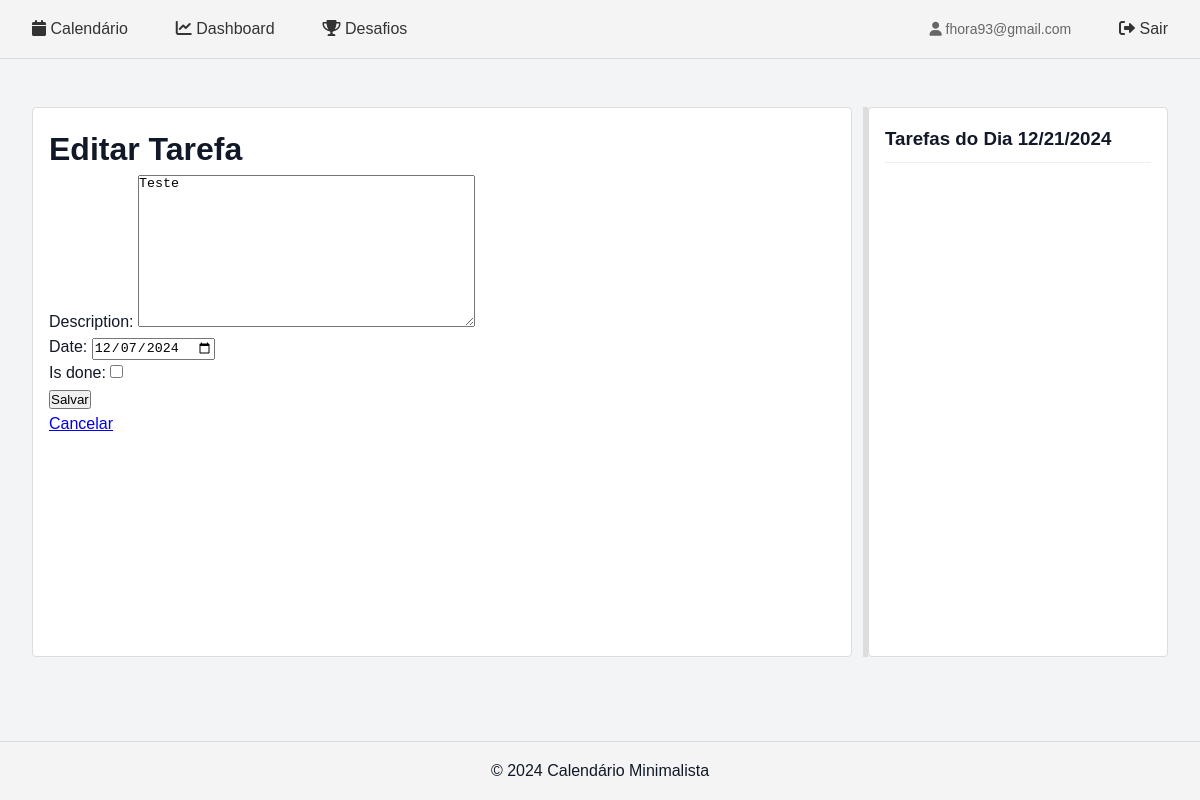
/tasks/2/update/ (signed in), run on the app's committed database.
### calendario/models.py (models this page shows, shortened)
class CustomUser(AbstractUser):
    username = None
    email = models.EmailField(unique=True)
    groups = models.ManyToManyField(
        'auth.Group',
        related_name='customuser_set',
        blank=True,
        help_text='The groups this user belongs to.',
        verbose_name='groups',
    )
    user_permissions = models.ManyToManyField(
        'auth.Permission',
        related_name='customuser_set',
        blank=True,
        help_text='Specific permissions for this user.',
        verbose_name='user permissions',
    )
    USERNAME_FIELD = 'email'
    REQUIRED_FIELDS = []

class Task(models.Model):
    RECURRENCE_CHOICES = [
        ('none', 'Sem recorrência'),
        ('daily', 'Diariamente'),
        ('weekly', 'Semanalmente'),
        ('monthly', 'Mensalmente'),
    ]
    WEEKDAYS = [
        (0, 'Segunda'),
        (1, 'Terça'),
        (2, 'Quarta'),
        (3, 'Quinta'),
        (4, 'Sexta'),
        (5, 'Sábado'),
        (6, 'Domingo'),
    ]
    user = models.ForeignKey(CustomUser, on_delete=models.CASCADE, related_name='tasks')
    description = models.TextField()
    date = models.DateField()
    is_done = models.BooleanField(default=False)
    recurrence_type = models.CharField(max_length=10, choices=RECURRENCE_CHOICES, default='none')
    recurrence_end_date = models.DateField(null=True, blank=True)
    recurrence_days = models.JSONField(default=list, blank=True)

### calendario/views.py (the view)
# urls.py: path('tasks/<int:pk>/update/', views.task_update, name='task_update'),
@login_required
def task_update(request, pk):
    task = get_object_or_404(Task, pk=pk, user=request.user)
    if request.method == 'POST':
        form = TaskForm(request.POST, instance=task)
        if form.is_valid():
            form.save()
            messages.success(request, 'Tarefa atualizada com sucesso!')
            return redirect('dashboard')
    else:
        form = TaskForm(instance=task)
    return render(request, 'calendario/task_form.html', {'form': form})

### calendario/forms.py
class TaskForm(forms.ModelForm):
    class Meta:
        model = Task
        fields = ['description', 'date', 'is_done']
        widgets = {
            'date': forms.DateInput(attrs={'type': 'date'}),
        }

### calendario/templates/calendario/task_form.html (shortened to what this page needs)
{% extends 'calendario/base.html' %}
{% block content %}
<h1>{% if form.instance.id %}Editar{% else %}Criar{% endif %} Tarefa</h1>
<form method="POST">
    {{ form.as_p }}
    <button type="submit">Salvar</button>
</form>
<a href="{% url 'dashboard' %}">Cancelar</a>
{% endblock %}

### calendario/templates/calendario/base.html (shortened to what this page needs)
{% load static %}
<!DOCTYPE html>
<html lang="pt-br">
<head>
    <link rel="stylesheet" href="https://cdnjs.cloudflare.com/ajax/libs/font-awesome/6.0.0/css/all.min.css">
    <link rel="stylesheet" href="{% static 'css/styles.css' %}">
</head>
<body>
    <header>
        <nav>
            <ul>
                <div class="nav-left">
                    {% if user.is_authenticated %}
                        <li><a href="{% url 'home' %}" class="{% if request.resolver_match.url_name == 'home' %}active{% endif %}">
                            <i class="fas fa-calendar"></i> Calendário
                        </a></li>
                        <li><a href="{% url 'dashboard_metrics' %}" class="{% if request.resolver_match.url_name == 'dashboard_metrics' %}active{% endif %}">
                            <i class="fas fa-chart-line"></i> Dashboard
                        </a></li>
                        <li><a href="{% url 'challenge_list' %}" class="{% if 'challenge' in request.resolver_match.url_name %}active{% endif %}">
                            <i class="fas fa-trophy"></i> Desafios
                        </a></li>
                    {% endif %}
                </div>
                <div class="nav-right">
                    {% if user.is_authenticated %}
                        <span class="user-email"><i class="fas fa-user"></i> {{ user.email }}</span>
                        <li><a href="{% url 'user_logout' %}"><i class="fas fa-sign-out-alt"></i> Sair</a></li>
                    {% else %}
                        <li><a href="{% url 'user_login' %}">Login</a></li>
                        <li><a href="{% url 'register' %}">Registrar</a></li>
                    {% endif %}
                </div>
            </ul>
        </nav>
    </header>
    <main>
        <div class="split-container">
            <div class="calendar-section">
                {% block content %}
                {% endblock %}
            </div>
            <div class="resizer" id="dragMe"></div>
            <div class="tasks-section">
                <div class="tasks-header">
                    <h3>Tarefas do Dia <span id="selectedDate"></span></h3>
                </div>
            </div>
        </div>
    </main>
    <footer>
        <p>© 2024 Calendário Minimalista</p>
    </footer>
</body>
</html>

### static/css/styles.css (style rules this page uses)
:root { --primary-color: #4F46E5; --primary-dark: #4338CA; --secondary-color: #10B981; --bg-primary: #F3F4F6; --bg-secondary: #FFFFFF; --text-primary: #111827; --text-secondary: #6B7280; --header-height: 64px; }
* { margin: 0; padding: 0; box-sizing: border-box; }
body { font-family: 'Poppins', sans-serif; line-height: 1.5; color: var(--text-primary); background-color: var(--bg-primary); }
.nav-left { display: flex; gap: 1rem; align-items: center; }
.nav-right { display: flex; align-items: center; gap: 1.5rem; }
.user-email { color: var(--text-primary); font-size: 0.875rem; }

### calendario/templates/calendario/base.html (style rules this page uses)
body { font-family: Arial, sans-serif; line-height: 1.6; margin: 0; padding: 0; }
header { background-color: #f4f4f4; padding: 1rem; border-bottom: 1px solid #ddd; }
nav ul { list-style: none; padding: 0; display: flex; justify-content: space-between; margin: 0; }
.nav-left, .nav-right { display: flex; gap: 1rem; align-items: center; }
nav a { text-decoration: none; color: #333; padding: 0.5rem 1rem; border-radius: 4px; transition: background-color 0.3s; }
.user-email { margin-right: 1rem; color: #666; }
main { padding: 2rem; max-width: 1400px; margin: 0 auto; }
.split-container { display: flex; gap: 1rem; position: relative; margin: 1rem 0; min-height: calc(100vh - 250px); }
.calendar-section { flex: 1; min-width: 300px; background: #fff; border-radius: 4px; border: 1px solid #ddd; padding: 1rem; }
.tasks-section { width: 300px; background: #fff; border-radius: 4px; border: 1px solid #ddd; padding: 1rem; }
.resizer { width: 5px; background: #ddd; cursor: col-resize; transition: background 0.3s; position: absolute; top: 0; bottom: 0; right: 300px; }
.tasks-header { margin-bottom: 1rem; padding-bottom: 0.5rem; border-bottom: 1px solid #eee; }
footer { text-align: center; padding: 1rem; background-color: #f4f4f4; border-top: 1px solid #ddd; position: fixed; bottom: 0; width: 100%; }

### data on the page
CustomUser: email "fhora93@gmail.com"
Task: description "Teste", date "12/07/2024"
